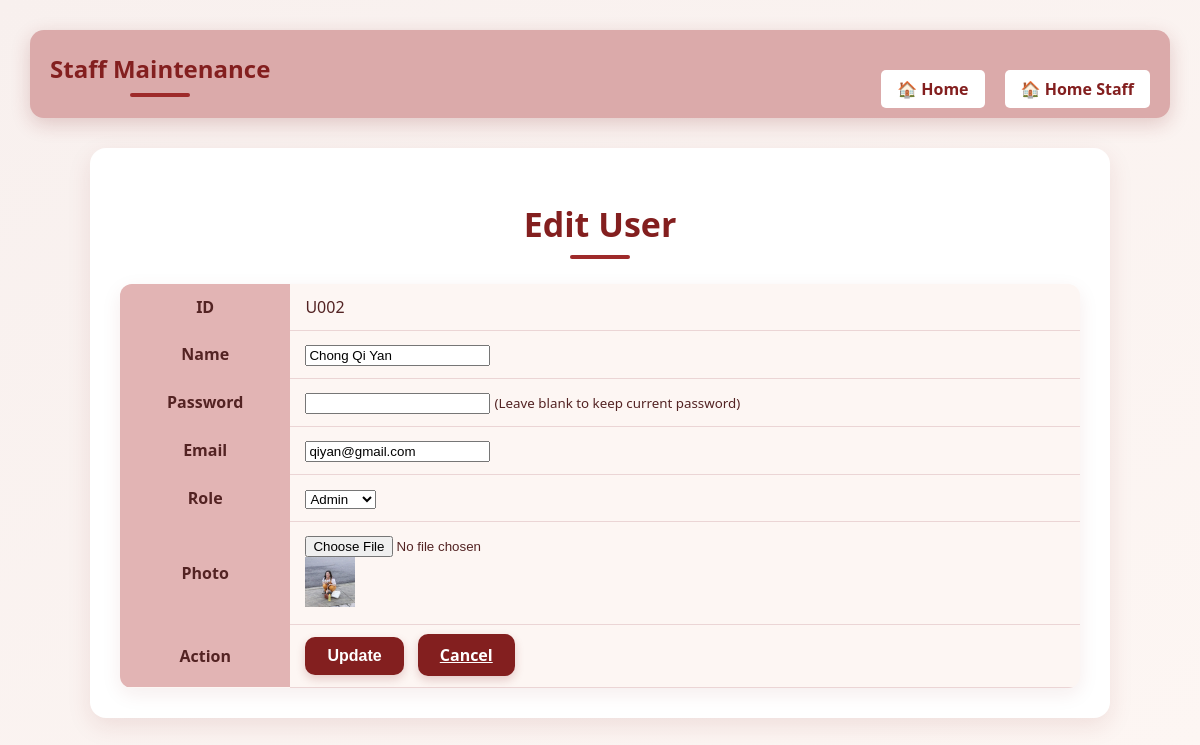
Page /app/staff/user_edit.php?edit_id=U002 on the committed database.
### tables this page shows
CREATE TABLE `users` (
  `user_id` varchar(5) NOT NULL,
  `email` varchar(100) NOT NULL,
  `password` varchar(255) NOT NULL,
  `name` varchar(100) NOT NULL,
  `photo` varchar(100) DEFAULT NULL,
  `role` enum('admin','member') NOT NULL
);

### app/staff/user_edit.php (the view, shortened to what this page needs)
<?php
require '_base.php';
$edit_id = $_GET['edit_id'] ?? null;
$user = null;
if ($edit_id) {
    $stm = $_db->prepare('SELECT * FROM users WHERE user_id = ?');
    $stm->execute([$edit_id]);
    $user = $stm->fetch(PDO::FETCH_OBJ);
}
?>
<?php include '_head.php'; ?>
<div class="container">
    <h1><?= $edit_id ? 'Edit' : 'Add' ?> User</h1>
    <form method="post" enctype="multipart/form-data">
        <table class="user">
            <tr>
                <th>ID</th>
                <td><?= $edit_id ?? $new_id ?></td>
            </tr>
            <tr>
                <th>Name</th>
                <td>
                    <input type="text" name="name" value="<?= htmlspecialchars($_POST['name'] ?? $user->name ?? '') ?>" required>
                </td>
            </tr>
            <tr>
                <th>Password</th>
                <td>
                    <input type="password" name="password">
                    <?php if ($edit_id): ?><small>(Leave blank to keep current password)</small><?php endif; ?>
                </td>
            </tr>
            <tr>
                <th>Email</th>
                <td>
                    <input type="email" name="email" value="<?= htmlspecialchars($_POST['email'] ?? $user->email ?? '') ?>" required>
                </td>
            </tr>
            <tr>
                <th>Role</th>
                <td>
                    <select name="role" required>
                        <option value="admin" <?= isset($user) && $user->role=='admin' ? 'selected' : '' ?>>Admin</option>
                    </select>
                </td>
            </tr>
            <tr>
                <th>Photo</th>
                <td>
                    <input type="file" name="photo">
                    <?php if (!empty($user->photo)): ?>
                        <br><img src="../user/images_user/<?= htmlspecialchars($user->photo) ?>" width="50">
                    <?php endif; ?>
                </td>
            </tr>
            <tr>
                <th>Action</th>
                <td>
                    <button type="submit" class="btn"><?= $edit_id ? 'Update' : 'Add' ?></button>
                    <?php if ($edit_id): ?>
                        <a href="user.php" class="btn">Cancel</a>
                    <?php endif; ?>
                </td>
            </tr>
        </table>
    </form>
</div>

### app/css/staff.css (style rules this page uses)
.container { max-width: 960px; margin: auto; background-color: #ffffff; border-radius: 16px; padding: 30px; box-shadow: 0 8px 24px rgba(131,31,31,0.1); }
h1 { text-align: center; font-size: 34px; color: rgb(131,31,31); margin-bottom: 25px; position: relative; }
h1::after { content: ''; display: block; width: 60px; height: 4px; background: #9e2a2a; margin: 8px auto 0; border-radius: 2px; }
.btn { background-color: rgb(131,31,31); color: white; padding: 10px 22px; border: none; border-radius: 10px; font-size: 16px; font-weight: bold; cursor: pointer; box-shadow: 0 4px 10px rgba(131,31,31,0.2); transition: background-color 0.3s, transform 0.2s; margin-right: 10px; }
table.product, table.order, table.user { width: 100%; border-collapse: collapse; background-color: #fdf6f3; border-radius: 12px; overflow: hidden; box-shadow: 0 6px 20px rgba(131,31,31,0.08); margin-top: 20px; }
table th { background-color: #e2b4b4; color: #532323; font-weight: 600; font-size: 16px; padding: 12px; }
table td { padding: 12px 15px; text-align: left; border-bottom: 1px solid #ebd5d5; }

### rows in the picture
users: name "Chong Qi Yan", email "qiyan@gmail.com", role "Admin", photo (picture)

### other values in the picture
$edit_id "U002"
